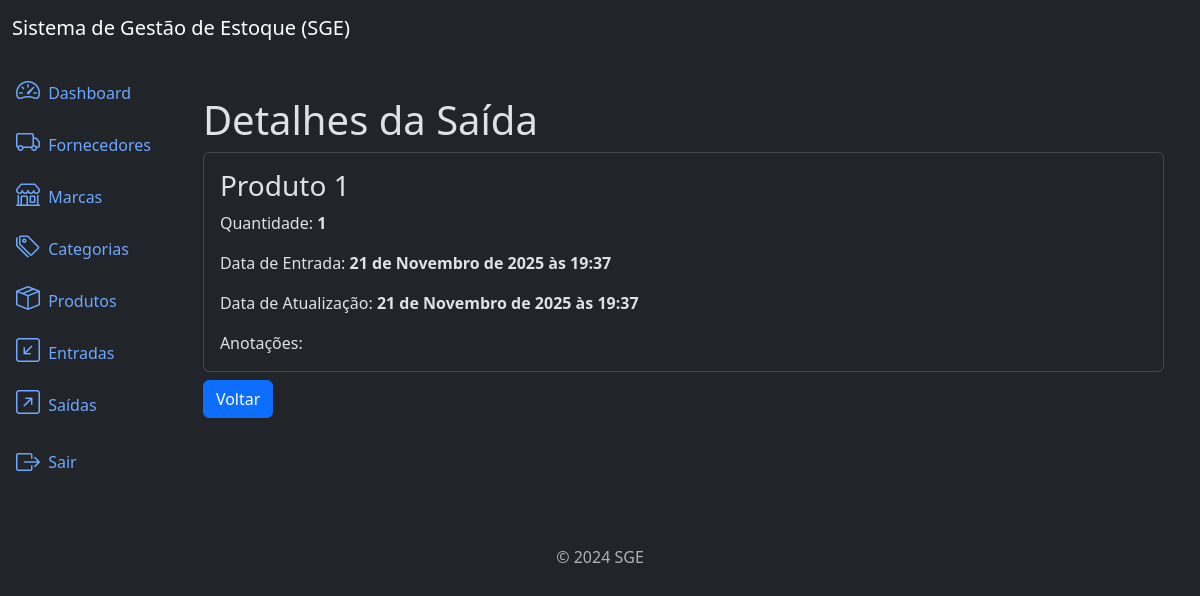
Page /outflows/12/detail/ (signed in) on the committed database.
### outflows/models.py (models this page shows, shortened)
class Outflow(models.Model):
    product = models.ForeignKey(Product, on_delete=models.PROTECT,
                related_name='ouflows')
    quantity = models.IntegerField()
    description = models.TextField(max_length=10_000, null=True, blank=True)
    created_at = models.DateTimeField(auto_now_add=True)
    updated_at = models.DateTimeField(auto_now=True)
    class Meta:
        ordering = ['-created_at']

### products/models.py (models this page shows)
class Product(models.Model):
    title = models.CharField(max_length=400)
    category = models.ForeignKey(Category, on_delete=models.PROTECT,
                related_name='products')
    brand = models.ForeignKey(Brand, on_delete=models.PROTECT,
            related_name='products')
    description = models.TextField(max_length=10000, blank=True, null=True)
    serie_number = models.CharField(max_length=200, null=True, blank=True)
    cost_price = models.DecimalField(max_digits=20, decimal_places=2)
    selling_price = models.DecimalField(max_digits=20, decimal_places=2)
    quantity = models.IntegerField(default=0)
    created_at = models.DateTimeField(auto_now_add=True)
    updated_at = models.DateTimeField(auto_now=True)
    class Meta:
        ordering = ['title']
    def __str__(self):
        return self.title

### outflows/views.py (the view)
# urls.py: path('outflows/<int:pk>/detail/', views.OutflowDetail.as_view(), \
class OutflowDetail(LoginRequiredMixin, PermissionRequiredMixin, DetailView):
    model = models.Outflow
    template_name = 'outflow_details.html'
    context_object_name = 'outflow'
    permission_required = 'outflows.view_outflow'

### outflows/templates/outflow_details.html
{% extends "base.html" %}
{% block content %}
<div class='container mt-4'>
    <h3 class='display-6'>Detalhes da Saída</h3>
    <div class='card'>
        <div class='card-body'>
            <h3 class='card-title'>{{ object.product}}</h3>
            <p class='card-text'>
                Quantidade: <strong>{{ object.quantity}}</strong>
            </p>
            <p class='card-text'>
                Data de Entrada: <strong>{{ object.created_at}}</strong>
            </p>
            <p class='card-text'>
                Data de Atualização: <strong>{{ object.updated_at}}</strong>
            </p>
            <p class='card-text'>
                Anotações: <strong>{{ object.description}}</strong>
            </p>
        </div>
    </div>
    <a href="{% url "outflow_list" %}" class='btn btn-primary mt-2'>
    Voltar
    </a>
</div>
{% endblock content %}

### rows in the picture
Outflow: product "Produto 1", quantity "1", created_at "21 de Novembro de 2025 às 19:37", updated_at "21 de Novembro de 2025 às 19:37"
